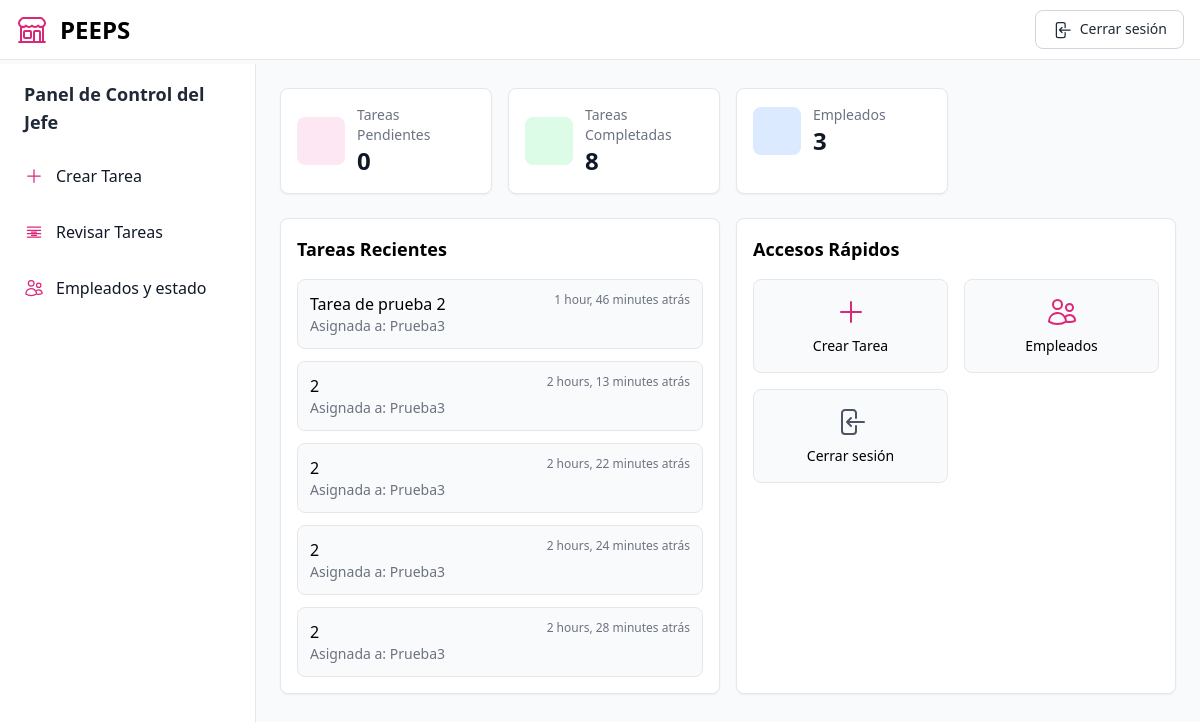
Screenshot of /jefe/ (signed in) with the database file from the repository.
### tasks/models.py (models this page shows, shortened)
class Tarea(models.Model):
    titulo = models.CharField(max_length=200)
    descripcion = models.TextField()
    jefe = models.ForeignKey(User, on_delete=models.CASCADE, related_name='tareas_creadas')
    empleados = models.ManyToManyField(EmpleadoPerfil, related_name='tareas_asignadas')
    tiempo_estimado = models.DurationField()
    fecha_asignacion = models.DateTimeField(auto_now_add=True)
    completada = models.BooleanField(default=False)
    fecha_completada = models.DateTimeField(null=True, blank=True)
    aceptada_por = models.ManyToManyField(EmpleadoPerfil, blank=True, related_name="tareas_aceptadas")
    PRIORIDADES = [
        ('Baja', 'Baja'),
        ('Media', 'Media'),
        ('Alta', 'Alta'),
    ]
    prioridad = models.CharField(max_length=10, choices=PRIORIDADES, default='Media')

class EmpleadoPerfil(models.Model):
    user = models.OneToOneField(User, on_delete=models.CASCADE)
    tienda = models.ForeignKey(Tienda, on_delete=models.CASCADE)
    es_jefe = models.BooleanField(default=False)

### tasks/views.py (the view)
# urls.py: path('jefe/', views.dashboard_jefe, name='dashboard_jefe'),  # Dashboard del jefe
@login_required
def dashboard_jefe(request):
    notificaciones = Notificacion.objects.filter(usuario=request.user, leida=False).order_by('-fecha')
    jefe = EmpleadoPerfil.objects.get(user=request.user)
    tareas_qs = Tarea.objects.filter(jefe=request.user)
    tareas_recientes = tareas_qs.order_by('-fecha_asignacion')[:5]
    return render(request, 'dashboard_jefe.html', {
        'tareas_recientes': tareas_recientes,
        'tareas_pendientes': tareas_qs.filter(completada=False).count(),
        'tareas_completadas': tareas_qs.filter(completada=True).count(),
        'empleado_count': EmpleadoPerfil.objects.filter(tienda=jefe.tienda, es_jefe=False).count(),
        'notificaciones': notificaciones
    })

### tasks/templates/dashboard_jefe.html (shortened to what this page needs)
{% load widget_tweaks %}
<!DOCTYPE html>
<html lang="es">
<head>
    <script src="https://cdn.tailwindcss.com"></script>
</head>
<body class="bg-gray-50">
    <div class="min-h-screen flex flex-col">
        <nav class="bg-white border-b border-gray-200 px-4 py-2.5 fixed left-0 right-0 top-0 z-50">
            <div class="flex flex-wrap justify-between items-center">
                <div class="flex items-center">
                    <span class="self-center text-2xl font-semibold whitespace-nowrap">PEEPS</span>
                </div>
                <div class="flex items-center">
                    <a href="{% url 'logout' %}"
                        class="text-gray-800 hover:bg-gray-50 focus:ring-4 focus:ring-gray-300 font-medium rounded-lg text-sm px-4 py-2 border border-gray-300">
                        Cerrar sesión
                    </a>
                </div>
            </div>
        </nav>
        <div class="flex flex-1 pt-16">
            <aside class="w-64 bg-white border-r border-gray-200 h-full fixed top-16 left-0 bottom-0 overflow-y-auto">
                <div class="px-3 py-4">
                    <h2 class="text-lg font-semibold text-gray-800 mb-4 px-3">Panel de Control del Jefe</h2>
                    <ul class="space-y-2">
                        <li>
                            <a href="{% url 'jefe_crear_tarea' %}"
                                class="flex items-center p-3 text-gray-900 rounded-lg hover:bg-gray-100 group">
                                <svg xmlns="http://www.w3.org/2000/svg" fill="none" viewBox="0 0 24 24"
                                    stroke-width="1.5" stroke="currentColor" class="w-5 h-5 text-primary-600">
                                    <path stroke-linecap="round" stroke-linejoin="round" d="M12 4.5v15m7.5-7.5h-15" />
                                </svg>
                                <span class="ml-3">Crear Tarea</span>
                            </a>
                        </li>
                        <li>
                            <a href="{% url 'revisar_tareas' %}"
                                class="flex items-center p-3 text-gray-900 rounded-lg hover:bg-gray-100 group">
                                <svg xmlns="http://www.w3.org/2000/svg" class="w-5 h-5 text-primary-600" fill="none"
                                    viewBox="0 0 24 24" stroke="currentColor">
                                    <path stroke-linecap="round" stroke-linejoin="round" stroke-width="1.5"
                                        d="M9 12h6m-6 4h6m-3-10v.01M4 6h16M4 10h16M4 14h16M4 18h16" />
                                </svg>
                                <span class="ml-3">Revisar Tareas</span>
                            </a>
                        </li>
                        <li>
                            <a href="{% url 'jefe_empleados' %}"
                                class="flex items-center p-3 text-gray-900 rounded-lg hover:bg-gray-100 group">
                                <span class="ml-3">Empleados y estado</span>
                            </a>
                        </li>
                    </ul>
                </div>
            </aside>
            <main class="ml-64 p-6 flex-1">
                <div class="grid grid-cols-1 md:grid-cols-2 lg:grid-cols-4 gap-4 mb-6">
                    <div class="bg-white rounded-lg border border-gray-200 p-4 shadow-sm">
                        <div class="flex items-center">
                            <div
                                class="inline-flex flex-shrink-0 justify-center items-center w-12 h-12 text-primary-600 bg-primary-100 rounded-lg mr-3">
                                <svg ... class="w-6 h-6"> ... </svg>
                            </div>
                            <div>
                                <p class="text-sm font-medium text-gray-500">Tareas Pendientes</p>
                                <p class="text-2xl font-bold text-gray-900">{{ tareas_pendientes }}</p>
                            </div>
                        </div>
                    </div>
                    <div class="bg-white rounded-lg border border-gray-200 p-4 shadow-sm">
                        <div class="flex items-center">
                            <div
                                class="inline-flex flex-shrink-0 justify-center items-center w-12 h-12 text-green-600 bg-green-100 rounded-lg mr-3">
                                <svg ... class="w-6 h-6"> ... </svg>
                            </div>
                            <div>
                                <p class="text-sm font-medium text-gray-500">Tareas Completadas</p>
                                <p class="text-2xl font-bold text-gray-900">{{ tareas_completadas }}</p>
                            </div>
                        </div>
                    </div>
                    <div class="bg-white rounded-lg border border-gray-200 p-4 shadow-sm">
                        <div class="flex items-center">
                            <div
                                class="inline-flex flex-shrink-0 justify-center items-center w-12 h-12 text-blue-600 bg-blue-100 rounded-lg mr-3">
                                <svg ... class="w-6 h-6"> ... </svg>
                            </div>
                            <div>
                                <p class="text-sm font-medium text-gray-500">Empleados</p>
                                <p class="text-2xl font-bold text-gray-900">{{ empleado_count }}</p>
                            </div>
                        </div>
                    </div>
                </div>
                <div class="grid grid-cols-1 lg:grid-cols-2 gap-4 mb-6">
                    <div class="bg-white rounded-lg border border-gray-200 p-4 shadow-sm">
                        <h3 class="text-lg font-semibold mb-4">Tareas Recientes</h3>
                        <div class="space-y-3">
                            {% for tarea in tareas_recientes %}
                            <div class="p-3 bg-gray-50 rounded-lg border border-gray-200">
                                <div class="flex justify-between">
                                    <span class="font-medium">{{ tarea.titulo }}</span>
                                    <span class="text-xs text-gray-500">
                                        {{ tarea.fecha_asignacion|timesince }} atrás
                                    </span>
                                </div>
                                <p class="text-sm text-gray-500">
                                    Asignada a:
                                    {% for emp in tarea.empleados.all %}
                                    {{ emp.user.get_full_name|default:emp.user.username }}
                                    {% endfor %}
                                </p>
                            </div>
                            {% empty %}
                            <p class="text-sm text-gray-400">No hay tareas recientes.</p>
                            {% endfor %}
                        </div>
                    </div>
                    <div class="bg-white rounded-lg border border-gray-200 p-4 shadow-sm">
                        <h3 class="text-lg font-semibold mb-4">Accesos Rápidos</h3>
                        <div class="grid grid-cols-2 gap-4">
                            <a href="{% url 'jefe_crear_tarea' %}"
                                class="flex flex-col items-center justify-center p-4 bg-gray-50 rounded-lg border border-gray-200 hover:bg-gray-100">
                                <svg xmlns="http://www.w3.org/2000/svg" fill="none" viewBox="0 0 24 24"
                                    stroke-width="1.5" stroke="currentColor" class="w-8 h-8 text-primary-600 mb-2">
                                    <path stroke-linecap="round" stroke-linejoin="round" d="M12 4.5v15m7.5-7.5h-15" />
                                </svg>
                                <span class="text-sm font-medium">Crear Tarea</span>
                            </a>
                            <a href="{% url 'jefe_empleados' %}"
                                class="flex flex-col items-center justify-center p-4 bg-gray-50 rounded-lg border border-gray-200 hover:bg-gray-100">
                                <span class="text-sm font-medium">Empleados</span>
                            </a>
                            <a href="{% url 'logout' %}"
                                class="flex flex-col items-center justify-center p-4 bg-gray-50 rounded-lg border border-gray-200 hover:bg-gray-100">
                                <span class="text-sm font-medium">Cerrar sesión</span>
                            </a>
                        </div>
                    </div>
                </div>
            </main>
        </div>
    </div>
</body>
</html>

### rows the page displays
Tarea: titulo "Tarea de prueba 2", fecha_asignacion "1 hour, 46 minutes"
EmpleadoPerfil: user.get_full_name "Prueba3"
Tarea: titulo "2", fecha_asignacion "2 hours, 13 minutes"
Tarea: titulo "2", fecha_asignacion "2 hours, 22 minutes"
Tarea: titulo "2", fecha_asignacion "2 hours, 24 minutes"
Tarea: titulo "2", fecha_asignacion "2 hours, 28 minutes"

### other values shown
{{ tareas_pendientes }} "0"
{{ tareas_completadas }} "8"
{{ empleado_count }} "3"
